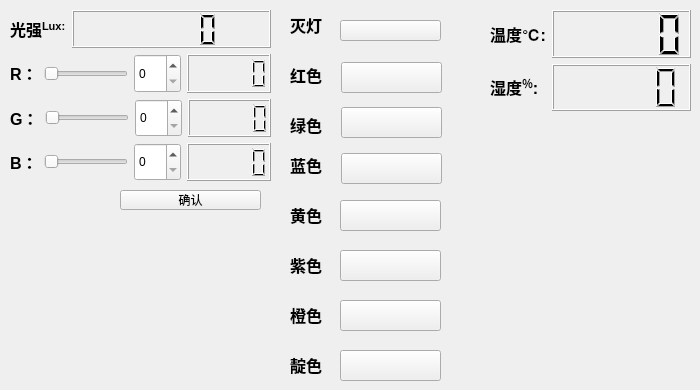
    <widget class="QWidget" name="MainWidget">
     <widget class="QPushButton" name="TurnOff_pushButton">
      <property name="enabled">
       <bool>true</bool>
      </property>
      <property name="geometry">
       <rect>
        <x>340</x>
        <y>20</y>
        <width>101</width>
        <height>21</height>
       </rect>
      </property>
      <property name="palette">
       <palette>
        <active/>
        <inactive/>
        <disabled/>
       </palette>
      </property>
      <property name="acceptDrops">
       <bool>false</bool>
      </property>
      <property name="autoFillBackground">
       <bool>false</bool>
      </property>
      <property name="text">
       <string/>
      </property>
      <property name="autoDefault">
       <bool>false</bool>
      </property>
      <property name="flat">
       <bool>false</bool>
      </property>
     </widget>
     <widget class="QLabel" name="label_10">
      <property name="geometry">
       <rect>
        <x>290</x>
        <y>10</y>
        <width>51</width>
        <height>31</height>
       </rect>
      </property>
      <property name="text">
       <string>&lt;html&gt;&lt;head/&gt;&lt;body&gt;&lt;p&gt;&lt;span style=&quot; font-size:12pt; font-weight:600;&quot;&gt;灭灯&lt;/span&gt;&lt;/p&gt;&lt;/body&gt;&lt;/html&gt;</string>
      </property>
     </widget>
     <widget class="QPushButton" name="Yellow_pushButton">
      <property name="enabled">
       <bool>true</bool>
      </property>
      <property name="geometry">
       <rect>
        <x>340</x>
        <y>200</y>
        <width>101</width>
        <height>31</height>
       </rect>
      </property>
      <property name="palette">
       <palette>
        <active/>
        <inactive/>
        <disabled/>
       </palette>
      </property>
      <property name="acceptDrops">
       <bool>false</bool>
      </property>
      <property name="autoFillBackground">
       <bool>false</bool>
      </property>
      <property name="styleSheet">
       <string notr="true">border-image: url(:/new/prefix1/images/color/Yellow.png);</string>
      </property>
      <property name="text">
       <string/>
      </property>
      <property name="autoDefault">
       <bool>false</bool>
      </property>
      <property name="flat">
       <bool>false</bool>
      </property>
     </widget>
     <widget class="QLabel" name="label_11">
      <property name="geometry">
       <rect>
        <x>290</x>
        <y>200</y>
        <width>51</width>
        <height>31</height>
       </rect>
      </property>
      <property name="text">
       <string>&lt;html&gt;&lt;head/&gt;&lt;body&gt;&lt;p&gt;&lt;span style=&quot; font-size:12pt; font-weight:600;&quot;&gt;黄色&lt;/span&gt;&lt;/p&gt;&lt;/body&gt;&lt;/html&gt;</string>
      </property>
     </widget>
     <widget class="QPushButton" name="Purple_pushButton">
      <property name="enabled">
       <bool>true</bool>
      </property>
      <property name="geometry">
       <rect>
        <x>340</x>
        <y>250</y>
        <width>101</width>
        <height>31</height>
       </rect>
      </property>
      <property name="palette">
       <palette>
        <active/>
        <inactive/>
        <disabled/>
       </palette>
      </property>
      <property name="acceptDrops">
       <bool>false</bool>
      </property>
      <property name="autoFillBackground">
       <bool>false</bool>
      </property>
      <property name="styleSheet">
       <string notr="true">
border-image: url(:/new/prefix1/images/color/Purple.png);
</string>
      </property>
      <property name="text">
       <string/>
      </property>
      <property name="autoDefault">
       <bool>false</bool>
      </property>
      <property name="flat">
       <bool>false</bool>
      </property>
     </widget>
     <widget class="QLabel" name="label_12">
      <property name="geometry">
       <rect>
        <x>290</x>
        <y>250</y>
        <width>51</width>
        <height>31</height>
       </rect>
      </property>
      <property name="text">
       <string>&lt;html&gt;&lt;head/&gt;&lt;body&gt;&lt;p&gt;&lt;span style=&quot; font-size:12pt; font-weight:600;&quot;&gt;紫色&lt;/span&gt;&lt;/p&gt;&lt;/body&gt;&lt;/html&gt;</string>
      </property>
     </widget>
     <widget class="QPushButton" name="Orange_pushButton">
      <property name="enabled">
       <bool>true</bool>
      </property>
      <property name="geometry">
       <rect>
        <x>340</x>
        <y>300</y>
        <width>101</width>
        <height>31</height>
       </rect>
      </property>
      <property name="palette">
       <palette>
        <active/>
        <inactive/>
        <disabled/>
       </palette>
      </property>
      <property name="acceptDrops">
       <bool>false</bool>
      </property>
      <property name="autoFillBackground">
       <bool>false</bool>
      </property>
      <property name="styleSheet">
       <string notr="true">border-image: url(:/new/prefix1/images/color/Orange.png);</string>
      </property>
      <property name="text">
       <string/>
      </property>
      <property name="autoDefault">
       <bool>false</bool>
      </property>
      <property name="flat">
       <bool>false</bool>
      </property>
     </widget>
     <widget class="QLabel" name="label_13">
      <property name="geometry">
       <rect>
        <x>290</x>
        <y>300</y>
        <width>51</width>
        <height>31</height>
       </rect>
      </property>
      <property name="text">
       <string>&lt;html&gt;&lt;head/&gt;&lt;body&gt;&lt;p&gt;&lt;span style=&quot; font-size:12pt; font-weight:600;&quot;&gt;橙色&lt;/span&gt;&lt;/p&gt;&lt;/body&gt;&lt;/html&gt;</string>
      </property>
     </widget>
     <widget class="QPushButton" name="Cyan_pushButton">
      <property name="enabled">
       <bool>true</bool>
      </property>
      <property name="geometry">
       <rect>
        <x>340</x>
        <y>350</y>
        <width>101</width>
        <height>31</height>
       </rect>
      </property>
      <property name="palette">
       <palette>
        <active/>
        <inactive/>
        <disabled/>
       </palette>
      </property>
      <property name="acceptDrops">
       <bool>false</bool>
      </property>
      <property name="autoFillBackground">
       <bool>false</bool>
      </property>
      <property name="styleSheet">
       <string notr="true">border-image: url(:/new/prefix1/images/color/Cyan.png);</string>
      </property>
      <property name="text">
       <string/>
      </property>
      <property name="autoDefault">
       <bool>false</bool>
      </property>
      <property name="flat">
       <bool>false</bool>
      </property>
     </widget>
     <widget class="QLabel" name="label_14">
      <property name="geometry">
       <rect>
        <x>290</x>
        <y>350</y>
        <width>51</width>
        <height>31</height>
       </rect>
      </property>
      <property name="text">
       <string>&lt;html&gt;&lt;head/&gt;&lt;body&gt;&lt;p&gt;&lt;span style=&quot; font-size:12pt; font-weight:600;&quot;&gt;靛色&lt;/span&gt;&lt;/p&gt;&lt;/body&gt;&lt;/html&gt;</string>
      </property>
     </widget>
     <widget class="QWidget" name="layoutWidget">
      <property name="geometry">
       <rect>
        <x>10</x>
        <y>10</y>
        <width>261</width>
        <height>171</height>
       </rect>
      </property>
      <layout class="QGridLayout" name="gridLayout">
       <item row="0" column="0">
        <layout class="QHBoxLayout" name="horizontalLayout_6">
         <item>
          <widget class="QLabel" name="Lux_Label">
           <property name="sizePolicy">
            <sizepolicy hsizetype="Maximum" vsizetype="Preferred">
             <horstretch>0</horstretch>
             <verstretch>0</verstretch>
            </sizepolicy>
           </property>
           <property name="font">
            <font>
             <family>MS UI Gothic</family>
             <underline>false</underline>
            </font>
           </property>
           <property name="text">
            <string>&lt;html&gt;&lt;head/&gt;&lt;body&gt;&lt;p&gt;&lt;span style=&quot; font-size:12pt; font-weight:600;&quot;&gt;光强&lt;/span&gt;&lt;span style=&quot; font-size:12pt; font-weight:600; vertical-align:super;&quot;&gt;Lux:&lt;/span&gt;&lt;/p&gt;&lt;/body&gt;&lt;/html&gt;</string>
           </property>
          </widget>
         </item>
         <item>
          <widget class="QLCDNumber" name="Lux_lcdNumber">
           <property name="sizePolicy">
            <sizepolicy hsizetype="MinimumExpanding" vsizetype="Minimum">
             <horstretch>0</horstretch>
             <verstretch>0</verstretch>
            </sizepolicy>
           </property>
          </widget>
         </item>
        </layout>
       </item>
       <item row="1" column="0">
        <layout class="QHBoxLayout" name="horizontalLayout_7">
         <item>
          <widget class="QLabel" name="Red_Label">
           <property name="font">
            <font>
             <family>MS UI Gothic</family>
             <underline>false</underline>
            </font>
           </property>
           <property name="layoutDirection">
            <enum>Qt::LeftToRight</enum>
           </property>
           <property name="autoFillBackground">
            <bool>false</bool>
           </property>
           <property name="text">
            <string>&lt;html&gt;&lt;head/&gt;&lt;body&gt;&lt;p&gt;&lt;span style=&quot; font-size:12pt; font-weight:600;&quot;&gt;R：&lt;/span&gt;&lt;/p&gt;&lt;/body&gt;&lt;/html&gt;</string>
           </property>
           <property name="margin">
            <number>0</number>
           </property>
           <property name="indent">
            <number>0</number>
           </property>
          </widget>
         </item>
         <item>
          <widget class="QSlider" name="Red_horizontalSlider">
           <property name="sizePolicy">
            <sizepolicy hsizetype="Expanding" vsizetype="Maximum">
             <horstretch>0</horstretch>
             <verstretch>0</verstretch>
            </sizepolicy>
           </property>
           <property name="maximum">
            <number>255</number>
           </property>
           <property name="value">
            <number>0</number>
           </property>
           <property name="tracking">
            <bool>true</bool>
           </property>
           <property name="orientation">
            <enum>Qt::Horizontal</enum>
           </property>
           <property name="tickPosition">
            <enum>QSlider::NoTicks</enum>
           </property>
          </widget>
         </item>
         <item>
          <widget class="QSpinBox" name="Red_spinBox">
           <property name="sizePolicy">
            <sizepolicy hsizetype="Minimum" vsizetype="Minimum">
             <horstretch>0</horstretch>
             <verstretch>0</verstretch>
            </sizepolicy>
           </property>
           <property name="maximum">
            <number>255</number>
           </property>
          </widget>
         </item>
         <item>
          <widget class="QLCDNumber" name="Red_lcdNumber">
           <property name="sizePolicy">
            <sizepolicy hsizetype="MinimumExpanding" vsizetype="Preferred">
             <horstretch>0</horstretch>
             <verstretch>0</verstretch>
            </sizepolicy>
           </property>
          </widget>
         </item>
        </layout>
       </item>
       <item row="2" column="0">
        <layout class="QHBoxLayout" name="horizontalLayout_8">
         <item>
          <widget class="QLabel" name="Green_Label">
           <property name="font">
            <font>
             <family>MS UI Gothic</family>
             <underline>false</underline>
            </font>
           </property>
           <property name="text">
            <string>&lt;html&gt;&lt;head/&gt;&lt;body&gt;&lt;p&gt;&lt;span style=&quot; font-size:12pt; font-weight:600;&quot;&gt;G：&lt;/span&gt;&lt;/p&gt;&lt;/body&gt;&lt;/html&gt;</string>
           </property>
           <property name="indent">
            <number>0</number>
           </property>
          </widget>
         </item>
         <item>
          <widget class="QSlider" name="Green_horizontalSlider">
           <property name="sizePolicy">
            <sizepolicy hsizetype="Expanding" vsizetype="Fixed">
             <horstretch>0</horstretch>
             <verstretch>0</verstretch>
            </sizepolicy>
           </property>
           <property name="maximum">
            <number>255</number>
           </property>
           <property name="orientation">
            <enum>Qt::Horizontal</enum>
           </property>
           <property name="tickPosition">
            <enum>QSlider::NoTicks</enum>
           </property>
          </widget>
         </item>
         <item>
          <widget class="QSpinBox" name="Green_spinBox">
           <property name="sizePolicy">
            <sizepolicy hsizetype="Minimum" vsizetype="Minimum">
             <horstretch>0</horstretch>
             <verstretch>0</verstretch>
            </sizepolicy>
           </property>
           <property name="minimumSize">
            <size>
             <width>0</width>
             <height>0</height>
            </size>
           </property>
           <property name="maximum">
            <number>255</number>
           </property>
          </widget>
         </item>
         <item>
          <widget class="QLCDNumber" name="Green_lcdNumber">
           <property name="sizePolicy">
            <sizepolicy hsizetype="MinimumExpanding" vsizetype="Minimum">
             <horstretch>0</horstretch>
             <verstretch>0</verstretch>
            </sizepolicy>
           </property>
          </widget>
         </item>
        </layout>
       </item>
       <item row="3" column="0">
        <layout class="QHBoxLayout" name="horizontalLayout_9">
         <item>
          <widget class="QLabel" name="Blue_Label">
           <property name="font">
            <font>
             <family>MS UI Gothic</family>
             <underline>false</underline>
            </font>
           </property>
           <property name="text">
            <string>&lt;html&gt;&lt;head/&gt;&lt;body&gt;&lt;p&gt;&lt;span style=&quot; font-size:12pt; font-weight:600;&quot;&gt;B：&lt;/span&gt;&lt;/p&gt;&lt;/body&gt;&lt;/html&gt;</string>
           </property>
           <property name="indent">
            <number>0</number>
           </property>
          </widget>
         </item>
         <item>
          <widget class="QSlider" name="Blue_horizontalSlider">
           <property name="sizePolicy">
            <sizepolicy hsizetype="Expanding" vsizetype="Fixed">
             <horstretch>0</horstretch>
             <verstretch>0</verstretch>
            </sizepolicy>
           </property>
           <property name="maximum">
            <number>255</number>
           </property>
           <property name="orientation">
            <enum>Qt::Horizontal</enum>
           </property>
           <property name="tickPosition">
            <enum>QSlider::NoTicks</enum>
           </property>
          </widget>
         </item>
         <item>
          <widget class="QSpinBox" name="Blue_spinBox">
           <property name="sizePolicy">
            <sizepolicy hsizetype="Minimum" vsizetype="Preferred">
             <horstretch>0</horstretch>
             <verstretch>0</verstretch>
            </sizepolicy>
           </property>
           <property name="maximum">
            <number>255</number>
           </property>
          </widget>
         </item>
         <item>
          <widget class="QLCDNumber" name="Blue_lcdNumber">
           <property name="sizePolicy">
            <sizepolicy hsizetype="MinimumExpanding" vsizetype="Minimum">
             <horstretch>0</horstretch>
             <verstretch>0</verstretch>
            </sizepolicy>
           </property>
          </widget>
         </item>
        </layout>
       </item>
      </layout>
     </widget>
     <widget class="QPushButton" name="Blue_pushButton">
      <property name="enabled">
       <bool>true</bool>
      </property>
      <property name="geometry">
       <rect>
        <x>341</x>
        <y>153</y>
        <width>101</width>
        <height>31</height>
       </rect>
      </property>
      <property name="sizePolicy">
       <sizepolicy hsizetype="MinimumExpanding" vsizetype="Minimum">
        <horstretch>0</horstretch>
        <verstretch>0</verstretch>
       </sizepolicy>
      </property>
      <property name="palette">
       <palette>
        <active/>
        <inactive/>
        <disabled/>
       </palette>
      </property>
      <property name="acceptDrops">
       <bool>false</bool>
      </property>
      <property name="autoFillBackground">
       <bool>false</bool>
      </property>
      <property name="styleSheet">
       <string notr="true">
border-image: url(:/new/prefix1/images/color/Blue.png);
</string>
      </property>
      <property name="text">
       <string/>
      </property>
      <property name="autoDefault">
       <bool>false</bool>
      </property>
      <property name="flat">
       <bool>false</bool>
      </property>
     </widget>
     <widget class="QPushButton" name="RED_pushButton">
      <property name="enabled">
       <bool>true</bool>
      </property>
      <property name="geometry">
       <rect>
        <x>341</x>
        <y>62</y>
        <width>101</width>
        <height>31</height>
       </rect>
      </property>
      <property name="sizePolicy">
       <sizepolicy hsizetype="MinimumExpanding" vsizetype="Minimum">
        <horstretch>0</horstretch>
        <verstretch>0</verstretch>
       </sizepolicy>
      </property>
      <property name="palette">
       <palette>
        <active/>
        <inactive/>
        <disabled/>
       </palette>
      </property>
      <property name="acceptDrops">
       <bool>false</bool>
      </property>
      <property name="autoFillBackground">
       <bool>false</bool>
      </property>
      <property name="styleSheet">
       <string notr="true">
border-image: url(:/new/prefix1/images/color/RED.png);
</string>
      </property>
      <property name="text">
       <string/>
      </property>
      <property name="autoDefault">
       <bool>false</bool>
      </property>
      <property name="flat">
       <bool>false</bool>
      </property>
     </widget>
     <widget class="QPushButton" name="Green_pushButton">
      <property name="enabled">
       <bool>true</bool>
      </property>
      <property name="geometry">
       <rect>
        <x>341</x>
        <y>107</y>
        <width>101</width>
        <height>31</height>
       </rect>
      </property>
      <property name="sizePolicy">
       <sizepolicy hsizetype="Expanding" vsizetype="Preferred">
        <horstretch>0</horstretch>
        <verstretch>0</verstretch>
       </sizepolicy>
      </property>
      <property name="palette">
       <palette>
        <active/>
        <inactive/>
        <disabled/>
       </palette>
      </property>
      <property name="acceptDrops">
       <bool>false</bool>
      </property>
      <property name="autoFillBackground">
       <bool>false</bool>
      </property>
      <property name="styleSheet">
       <string notr="true">
border-image: url(:/new/prefix1/images/color/Green.png);
</string>
      </property>
      <property name="text">
       <string/>
      </property>
      <property name="autoDefault">
       <bool>false</bool>
      </property>
      <property name="flat">
       <bool>false</bool>
      </property>
     </widget>
     <widget class="QWidget" name="layoutWidget">
      <property name="geometry">
       <rect>
        <x>490</x>
        <y>10</y>
        <width>201</width>
        <height>101</height>
       </rect>
      </property>
      <layout class="QGridLayout" name="gridLayout_2">
       <item row="0" column="0">
        <widget class="QLabel" name="Temp_Label">
         <property name="sizePolicy">
          <sizepolicy hsizetype="Maximum" vsizetype="Preferred">
           <horstretch>0</horstretch>
           <verstretch>0</verstretch>
          </sizepolicy>
         </property>
         <property name="font">
          <font>
           <family>MS UI Gothic</family>
           <underline>false</underline>
          </font>
         </property>
         <property name="text">
          <string>&lt;html&gt;&lt;head/&gt;&lt;body&gt;&lt;p&gt;&lt;span style=&quot; font-size:12pt; font-weight:600;&quot;&gt;温度℃:&lt;/span&gt;&lt;/p&gt;&lt;/body&gt;&lt;/html&gt;</string>
         </property>
        </widget>
       </item>
       <item row="0" column="1">
        <widget class="QLCDNumber" name="Temp_lcdNumber">
         <property name="sizePolicy">
          <sizepolicy hsizetype="MinimumExpanding" vsizetype="Minimum">
           <horstretch>0</horstretch>
           <verstretch>0</verstretch>
          </sizepolicy>
         </property>
        </widget>
       </item>
       <item row="1" column="0">
        <widget class="QLabel" name="Humidity_Label">
         <property name="sizePolicy">
          <sizepolicy hsizetype="Maximum" vsizetype="Preferred">
           <horstretch>0</horstretch>
           <verstretch>0</verstretch>
          </sizepolicy>
         </property>
         <property name="font">
          <font>
           <family>MS UI Gothic</family>
           <underline>false</underline>
          </font>
         </property>
         <property name="text">
          <string>&lt;html&gt;&lt;head/&gt;&lt;body&gt;&lt;p&gt;&lt;span style=&quot; font-size:12pt; font-weight:600;&quot;&gt;湿度&lt;/span&gt;&lt;span style=&quot; font-size:12pt; font-weight:600; vertical-align:super;&quot;&gt;％&lt;/span&gt;&lt;span style=&quot; font-size:12pt; font-weight:600;&quot;&gt;:&lt;/span&gt;&lt;/p&gt;&lt;/body&gt;&lt;/html&gt;</string>
         </property>
        </widget>
       </item>
       <item row="1" column="1">
        <widget class="QLCDNumber" name="Humidity_lcdNumber">
         <property name="sizePolicy">
          <sizepolicy hsizetype="MinimumExpanding" vsizetype="Minimum">
           <horstretch>0</horstretch>
           <verstretch>0</verstretch>
          </sizepolicy>
         </property>
        </widget>
       </item>
      </layout>
     </widget>
     <widget class="QLabel" name="label_16">
      <property name="geometry">
       <rect>
        <x>290</x>
        <y>150</y>
        <width>51</width>
        <height>31</height>
       </rect>
      </property>
      <property name="text">
       <string>&lt;html&gt;&lt;head/&gt;&lt;body&gt;&lt;p&gt;&lt;span style=&quot; font-size:12pt; font-weight:600;&quot;&gt;蓝色&lt;/span&gt;&lt;/p&gt;&lt;/body&gt;&lt;/html&gt;</string>
      </property>
     </widget>
     <widget class="QLabel" name="label_18">
      <property name="geometry">
       <rect>
        <x>290</x>
        <y>110</y>
        <width>51</width>
        <height>31</height>
       </rect>
      </property>
      <property name="text">
       <string>&lt;html&gt;&lt;head/&gt;&lt;body&gt;&lt;p&gt;&lt;span style=&quot; font-size:12pt; font-weight:600;&quot;&gt;绿色&lt;/span&gt;&lt;/p&gt;&lt;/body&gt;&lt;/html&gt;</string>
      </property>
     </widget>
     <widget class="QLabel" name="label_19">
      <property name="geometry">
       <rect>
        <x>290</x>
        <y>60</y>
        <width>51</width>
        <height>31</height>
       </rect>
      </property>
      <property name="text">
       <string>&lt;html&gt;&lt;head/&gt;&lt;body&gt;&lt;p&gt;&lt;span style=&quot; font-size:12pt; font-weight:600;&quot;&gt;红色&lt;/span&gt;&lt;/p&gt;&lt;/body&gt;&lt;/html&gt;</string>
      </property>
     </widget>
     <widget class="QPushButton" name="pushButton">
      <property name="geometry">
       <rect>
        <x>120</x>
        <y>190</y>
        <width>141</width>
        <height>20</height>
       </rect>
      </property>
      <property name="sizePolicy">
       <sizepolicy hsizetype="Minimum" vsizetype="Fixed">
        <horstretch>0</horstretch>
        <verstretch>0</verstretch>
       </sizepolicy>
      </property>
      <property name="font">
       <font>
        <kerning>true</kerning>
       </font>
      </property>
      <property name="contextMenuPolicy">
       <enum>Qt::PreventContextMenu</enum>
      </property>
      <property name="text">
       <string>确认</string>
      </property>
      <property name="iconSize">
       <size>
        <width>32</width>
        <height>30</height>
       </size>
      </property>
      <property name="autoDefault">
       <bool>false</bool>
      </property>
      <property name="default">
       <bool>false</bool>
      </property>
      <property name="flat">
       <bool>false</bool>
      </property>
     </widget>
    </widget>
